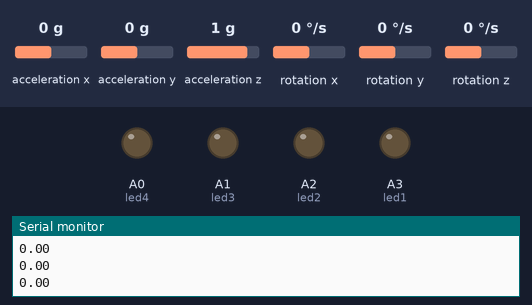
A sketch run on a simulated Arduino Uno, built with avr-gcc and run on an emulated ATmega328P. Parts: output pins drawn as LEDs (lit = HIGH), the last lines printed to the serial monitor. Dashed ring = blinking. The inputs (shaded band) are chosen by the test bench; at power-on: acceleration y 0 g, acceleration x 0 g, rotation x 0 °/s, acceleration z 1 g, rotation y 0 °/s, rotation z 0 °/s.

Above: at 1.2 s.
1.3 s: acceleration y set to -1.4 g
At 1.5 s:
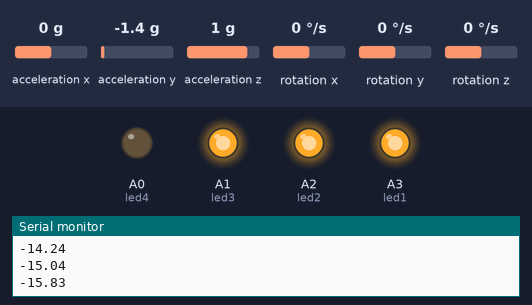
3.1 s: acceleration x set to -1.2 g
5.6 s: acceleration x set to -1.5 g
At 6.18 s:
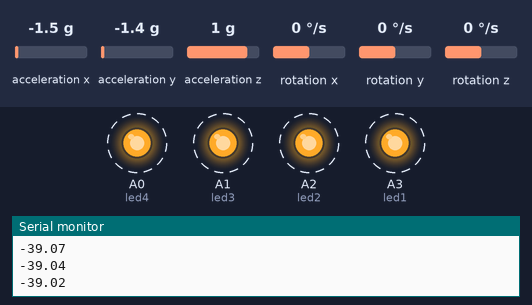
8.6 s: acceleration x set to -0.8 g
10.2 s: rotation x set to 17 °/s
13.1 s: rotation x set to 21 °/s
At 13.62 s:
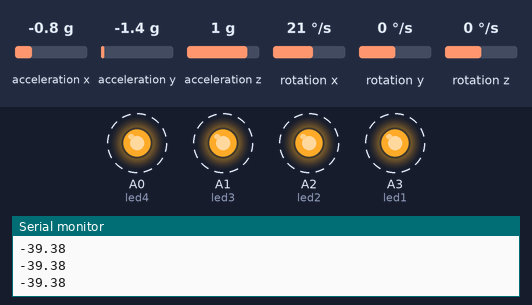
Timing chart, 0 to 17.1 s (numbered marks = the images above; inputs shaded):
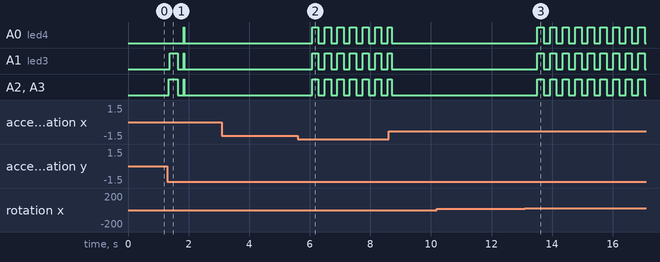

The sketch:

MPULedLevelWithPitchAndRoll.ino
```cpp
#include <Wire.h>
#include <MPU6050.h>
#define led1 A3
#define led2 A2
#define led3 A1
#define led4 A0
MPU6050 mpu;
bool state = LOW;

int16_t ax,ay,az,gx,gy,gz;
float last,pitch,roll;
unsigned long print=0;

void setup() {
  Serial.begin(9600);
  Wire.begin();
  mpu.initialize();
  pinMode(led1,OUTPUT);
  pinMode(led2,OUTPUT);
  pinMode(led3,OUTPUT);
  pinMode(led4,OUTPUT);
  if(mpu.testConnection())
  Serial.print("Ready");
  else Serial.print("Not detected");
  last=millis();
}
void low(){
  digitalWrite(led1,LOW);
  digitalWrite(led2,LOW);
  digitalWrite(led3,LOW);
  digitalWrite(led4,LOW);
}
void high(){
  digitalWrite(led1,HIGH);
  digitalWrite(led2,HIGH);
  digitalWrite(led3,HIGH);
  digitalWrite(led4,HIGH);
}
void loop() {

float dt =(millis()-last)/1000.0;
last =millis();


mpu.getMotion6(&ax, &ay, &az, &gx, &gy, &gz);

float Ax = (float)ax;
float Ay = (float)ay;
float Az = (float)az;

float gyroRoll=gx/131.0;
float gyroPitch=gy/131.0;


float accPitch=atan2(-Ax,sqrt(Ay*Ay+Az*Az))*180/PI;
float accRoll = atan2(Ay, sqrt(Ax*Ax + Az*Az)) * 180.0 / PI;


pitch = 0.98*( pitch + gyroPitch *dt)+ 0.02*accPitch;
roll = 0.98*( roll + gyroRoll *dt)+ 0.02*accRoll;

if (abs(roll)>3&&abs(roll)<5){
  digitalWrite(led1,HIGH);
  digitalWrite(led2,LOW);
  digitalWrite(led3,LOW);
  digitalWrite(led4,LOW);
  state=0;
}
else if (abs(roll)>5&&abs(roll)<10){
  digitalWrite(led1,HIGH);
  digitalWrite(led2,HIGH);
  digitalWrite(led3,LOW);
  digitalWrite(led4,LOW);
  state=0;
}
else if (abs(roll)>10&&abs(roll)<15){
  digitalWrite(led1,HIGH);
  digitalWrite(led2,HIGH);
  digitalWrite(led3,HIGH);
  digitalWrite(led4,LOW);
  state=0;
}
else if (abs(roll)>15&&abs(roll)<40){

  if (state == 0){      // only when entering
    print = millis();   // start timer once
  }

  state = 1;
}
else{
  low();
  state=0;
}
if (state == 1){

  if (millis() - print > 200){
    print = millis();Serial.println("A7aaaa");

    if (digitalRead(led1) == HIGH)
      low();
    else
      high();
  }

}
Serial.println(roll);
}
```

Measured:
- the behaviour switches between -1.3 and -1.4 g on acceleration x (found by bisection; images 1 and 2)
- the behaviour switches between 18 and 19 °/s on rotation x (found by bisection; images 2 and 3)
- after the input at 1.3 s, A0 (led4): LOW → HIGH after 0.54 s, → LOW 0.01 s later; A1 (led3): LOW → HIGH after 0.08 s, → LOW 0.25 s later, → HIGH 0.21 s later, → LOW 0.01 s later
- after the input at 5.6 s, A0 (led4), A1 (led3), A2 (led2), A3 (led1): alternates HIGH for 0.21 s and LOW for 0.21 s, starting after 0.48 s
- after the input at 13.1 s, A0 (led4), A1 (led3), A2 (led2), A3 (led1): alternates HIGH for 0.21 s and LOW for 0.21 s, starting after 0.42 s
